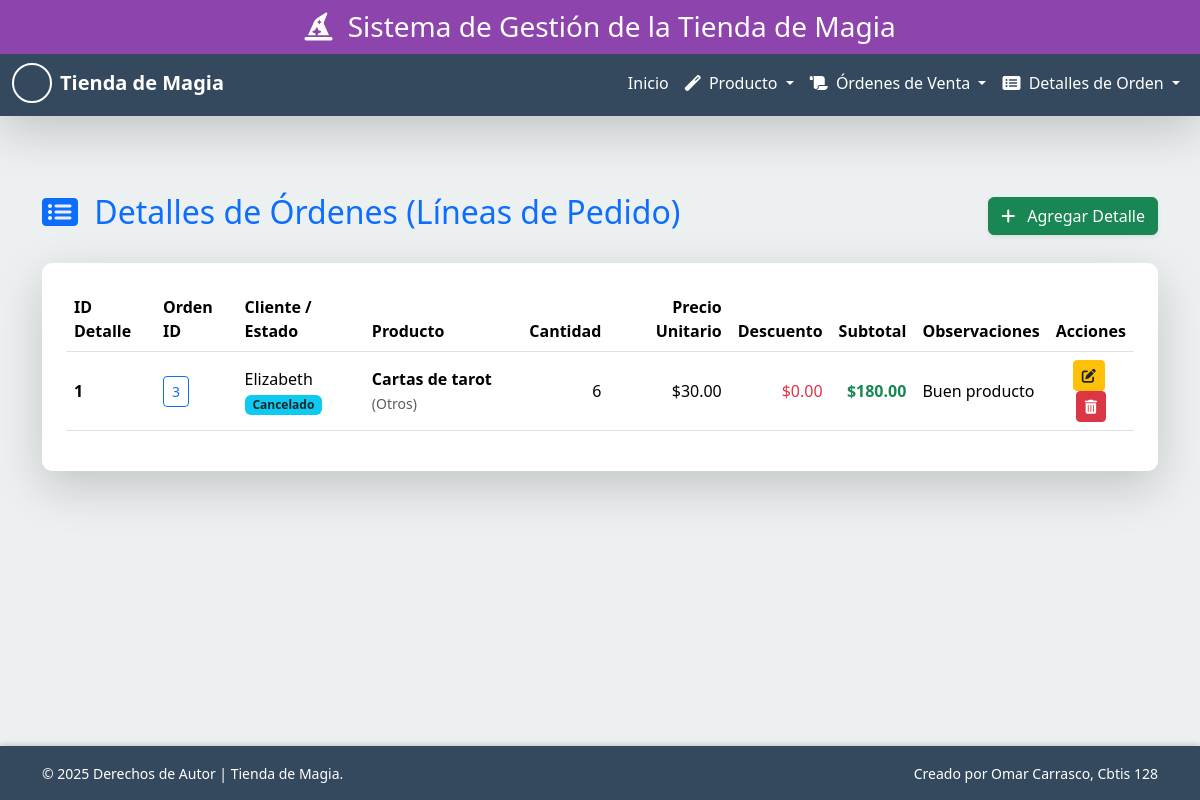
Before: /detalles/ with the older database file.
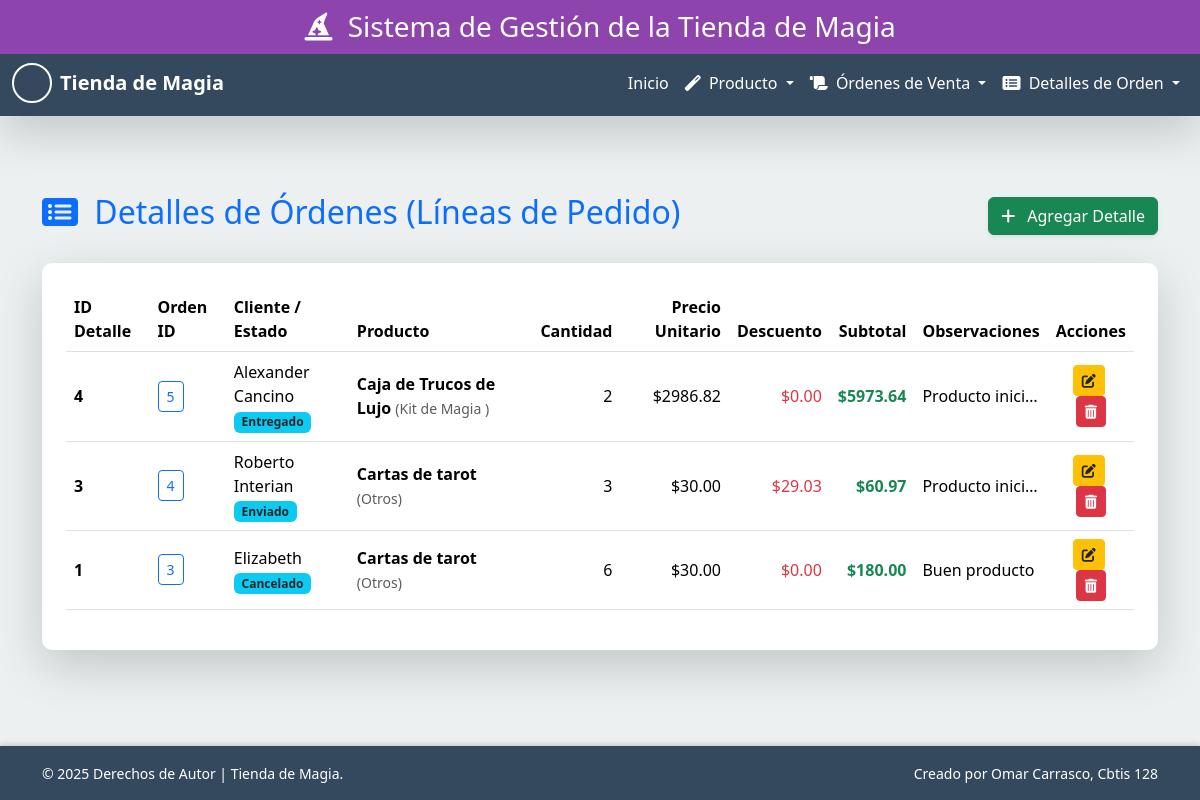
After: the same page with the newer database file.
### app_TiendadeMagia/models.py (models this page shows, shortened)
class DetalleOrden(models.Model):
    orden = models.ForeignKey(OrdenDeVenta, on_delete=models.CASCADE, related_name='detalles')
    producto = models.ForeignKey(Producto, on_delete=models.RESTRICT)
    cantidad = models.IntegerField()
    precio_unitario = models.DecimalField(max_digits=10, decimal_places=2)
    subtotal = models.DecimalField(max_digits=10, decimal_places=2, default=0.00)
    descuento = models.DecimalField(max_digits=10, decimal_places=2, default=0.00, blank=True, null=True)
    observaciones = models.CharField(max_length=255, blank=True, null=True)
    class Meta:
        verbose_name = "Detalle de Orden"
        verbose_name_plural = "Detalles de Órdenes"
        unique_together = ('orden', 'producto')

class OrdenDeVenta(models.Model):
    cliente = models.CharField(max_length=100)
    fecha_orden = models.DateTimeField(auto_now_add=True)
    direccion_envio = models.TextField()
    total = models.DecimalField(max_digits=10, decimal_places=2, default=0.00)
    estado = models.CharField(max_length=50, choices=ESTADO_CHOICES, default='Pendiente')
    metodo_pago = models.CharField(max_length=50, choices=METODO_CHOICES, default='Efectivo')
    comentarios = models.TextField(blank=True, null=True)
    class Meta:
        verbose_name = "Orden de Venta"
        verbose_name_plural = "Órdenes de Venta"
        ordering = ['-fecha_orden']

class Producto(models.Model):
    nombre = models.CharField(max_length=100)
    descripcion = models.TextField(blank=True, null=True)
    categoria = models.CharField(max_length=50)
    precio = models.DecimalField(max_digits=10, decimal_places=2)
    proveedor = models.CharField(max_length=100, blank=True, null=True)
    stock = models.IntegerField(default=0)
    fecha_registro = models.DateField(default=date.today)
    class Meta:
        verbose_name = "Producto de Magia"
        verbose_name_plural = "Productos de Magia"
        ordering = ['nombre']

### app_TiendadeMagia/views.py (the view)
# urls.py: path('detalles/', views.ver_detalles, name='ver_detalles'),
def ver_detalles(request):
    detalles = DetalleOrden.objects.all().order_by('-orden__fecha_orden')
    return render(request, 'orden/ver_detalles.html', {
        'detalles': detalles,
        'titulo': 'Ver Detalles de Órdenes'
    })

### app_TiendadeMagia/templates/orden/ver_detalles.html (shortened to what this page needs)
{% extends 'base.html' %}
{% block content %}
<div class="d-flex justify-content-between align-items-center mb-4 pt-5">
    <h2 class="text-primary"><i class="fas fa-list-alt me-2"></i> Detalles de Órdenes (Líneas de Pedido)</h2>
    <a href="{% url 'agregar_detalle' %}" class="btn btn-success shadow-sm">
        <i class="fas fa-plus me-2"></i> Agregar Detalle
    </a>
</div>
<div class="card shadow-lg border-0" style="border-radius: 10px;">
    <div class="card-body p-4">
        {% if detalles %}
        <div class="table-responsive">
            <table class="table table-hover align-middle">
                <thead>
                    <tr>
                        <th scope="col">ID Detalle</th>
                        <th scope="col">Orden ID</th>
                        <th scope="col">Cliente / Estado</th>
                        <th scope="col">Producto</th>
                        <th scope="col" class="text-end">Cantidad</th>
                        <th scope="col" class="text-end">Precio Unitario</th>
                        <th scope="col" class="text-end">Descuento</th>  <th scope="col" class="text-end">Subtotal</th>
                        <th scope="col">Observaciones</th>              <th scope="col" class="text-center">Acciones</th>
                    </tr>
                </thead>
                <tbody>
                    {% for detalle in detalles %}
                    <tr>
                        <th scope="row">{{ detalle.pk }}</th>
                        <td><a href="{% url 'editar_orden' detalle.orden.pk %}" class="btn btn-sm btn-outline-primary">{{ detalle.orden.pk }}</a></td>
                        <td>
                            {{ detalle.orden.cliente|truncatechars:20 }}<br>
                            <span class="badge bg-info text-dark">{{ detalle.orden.estado }}</span>
                        </td>
                        <td>
                            <strong>{{ detalle.producto.nombre }}</strong>
                            <small class="text-muted">({{ detalle.producto.categoria }})</small>
                        </td>
                        <td class="text-end">{{ detalle.cantidad }}</td>
                        <td class="text-end">${{ detalle.precio_unitario|floatformat:2 }}</td>
                        <td class="text-end text-danger">${{ detalle.descuento|floatformat:2|default:"0.00" }}</td>
                        <td class="text-end"><strong class="text-success">${{ detalle.subtotal|floatformat:2 }}</strong></td>
                        <td>{{ detalle.observaciones|truncatechars:15|default:"-" }}</td>
                        <td class="text-center">
                            <a href="{% url 'editar_detalle' detalle.pk %}" class="btn btn-sm btn-warning text-dark me-1" title="Editar">
                                <i class="fas fa-edit"></i>
                            </a>
                            <a href="{% url 'eliminar_detalle' detalle.pk %}" class="btn btn-sm btn-danger" title="Borrar">
                                <i class="fas fa-trash-alt"></i>
                            </a>
                        </td>
                    </tr>
                    {% endfor %}
                </tbody>
            </table>
        </div>
        {% else %}
        <div class="alert alert-info mb-0">No hay líneas de detalle registradas en el sistema.</div>
        {% endif %}
    </div>
</div>
{% endblock %}

### app_TiendadeMagia/templates/base.html (shortened to what this page needs)
<!DOCTYPE html>
<html lang="es">
<head>
    <link href="https://cdn.jsdelivr.net/npm/bootstrap@5.3.3/dist/css/bootstrap.min.css" rel="stylesheet">
    <link rel="stylesheet" href="https://cdnjs.cloudflare.com/ajax/libs/font-awesome/6.5.2/css/all.min.css">
</head>
<body>
    {% include 'header.html' %}
    {% include 'navbar.html' %}
    <div class="container mt-4 content">
        {% block content %}
        {% endblock %}
    </div>
    {% include 'footer.html' %}
</body>
</html>

### app_TiendadeMagia/templates/header.html
<header class="header-custom text-center">
    <div class="container-fluid">
        <h1 class="h3 mb-0">
            <i class="fas fa-hat-wizard me-2"></i> Sistema de Gestión de la Tienda de Magia
        </h1>
    </div>
</header>

### app_TiendadeMagia/templates/navbar.html (shortened to what this page needs)
{% load static %}
<nav class="navbar navbar-expand-lg navbar-dark navbar-custom shadow-lg fixed-top">
    <div class="container-fluid">
        <a class="navbar-brand d-flex align-items-center" href="{% url 'inicio' %}">
    <i class="fas fa-cauldron fa-2x me-2 text-white" style="width: 40px; height: 40px; text-align: center; border: 2px solid white; border-radius: 50%;"></i>
    <span class="fw-bold">Tienda de Magia</span>
</a>
        <div class="collapse navbar-collapse" id="navbarNavDropdown">
            <ul class="navbar-nav ms-auto">
                <li class="nav-item">
                    <a class="nav-link active" aria-current="page" href="{% url 'inicio' %}"
                        <i class="fas fa-home me-1"></i> Inicio
                    </a>
                </li>
                <li class="nav-item dropdown">
                    <a class="nav-link dropdown-toggle" href="#" id="productosDropdown" role="button" data-bs-toggle="dropdown" aria-expanded="false">
                        <i class="fas fa-magic me-1"></i> Producto
                    </a>
                </li>
                <li class="nav-item dropdown">
    <a class="nav-link dropdown-toggle" href="#" id="ordenesDropdown" role="button" data-bs-toggle="dropdown" aria-expanded="false">
        <i class="fas fa-scroll me-1"></i> Órdenes de Venta
    </a>
</li>
                <li class="nav-item dropdown">
    <a class="nav-link dropdown-toggle" href="#" id="detallesDropdown" role="button" data-bs-toggle="dropdown" aria-expanded="false">
        <i class="fas fa-list-alt me-1"></i> Detalles de Orden
    </a>
</li>
            </ul>
        </div>
    </div>
</nav>

### app_TiendadeMagia/templates/footer.html
<footer class="footer-custom">
    <div class="container">
        <div class="row">
            <div class="col-md-6 text-md-start">
                <small>&copy; 2025 Derechos de Autor | Tienda de Magia.</small>
            </div>
            <div class="col-md-6 text-md-end">
                <small>Creado por Omar Carrasco, Cbtis 128
            </div>
        </div>
    </div>
</footer>

### app_TiendadeMagia/templates/base.html (style rules this page uses)
:root { --color-primary: #8e44ad; --color-light: #ecf0f1; --header-height: 50px; --navbar-height: 55px; }
body { background-color: var(--color-light); display: flex; flex-direction: column; min-height: 100vh; padding-top: calc(var(--header-height) + var(--navbar-height) + 1rem); }
.content { flex: 1; padding-bottom: 80px; }
.navbar-custom { background-color: #34495e !important; box-shadow: 0 4px 6px rgba(0, 0, 0, 0.1); top: var(--header-height); z-index: 1040; }
.navbar-custom .navbar-brand, .navbar-custom .nav-link { color: #ffffff !important; font-weight: 500; }
.footer-custom { background-color: #34495e; color: white; padding: 15px 0; position: fixed; bottom: 0; width: 100%; text-align: center; box-shadow: 0 -2px 5px rgba(0, 0, 0, 0.15); z-index: 1000; }
.header-custom { background-color: var(--color-primary); color: white; padding: 10px 0; position: fixed; top: 0; width: 100%; z-index: 1050; }

Changed rows visible on the page:
added DetalleOrden: pk "4", orden.pk "5", orden.cliente "Alexander Cancino", orden.estado "Entregado", producto.nombre "Caja de Trucos de Lujo", producto.categoria "Kit de Magia", cantidad "2", precio_unitario "2986.82", descuento "0.00", subtotal "5973.64", observaciones "Producto inici…"
added DetalleOrden: pk "3", orden.pk "4", orden.cliente "Roberto Interian", orden.estado "Enviado", producto.nombre "Cartas de tarot", producto.categoria "Otros", cantidad "3", precio_unitario "30.00", descuento "29.03", subtotal "60.97", observaciones "Producto inici…"
